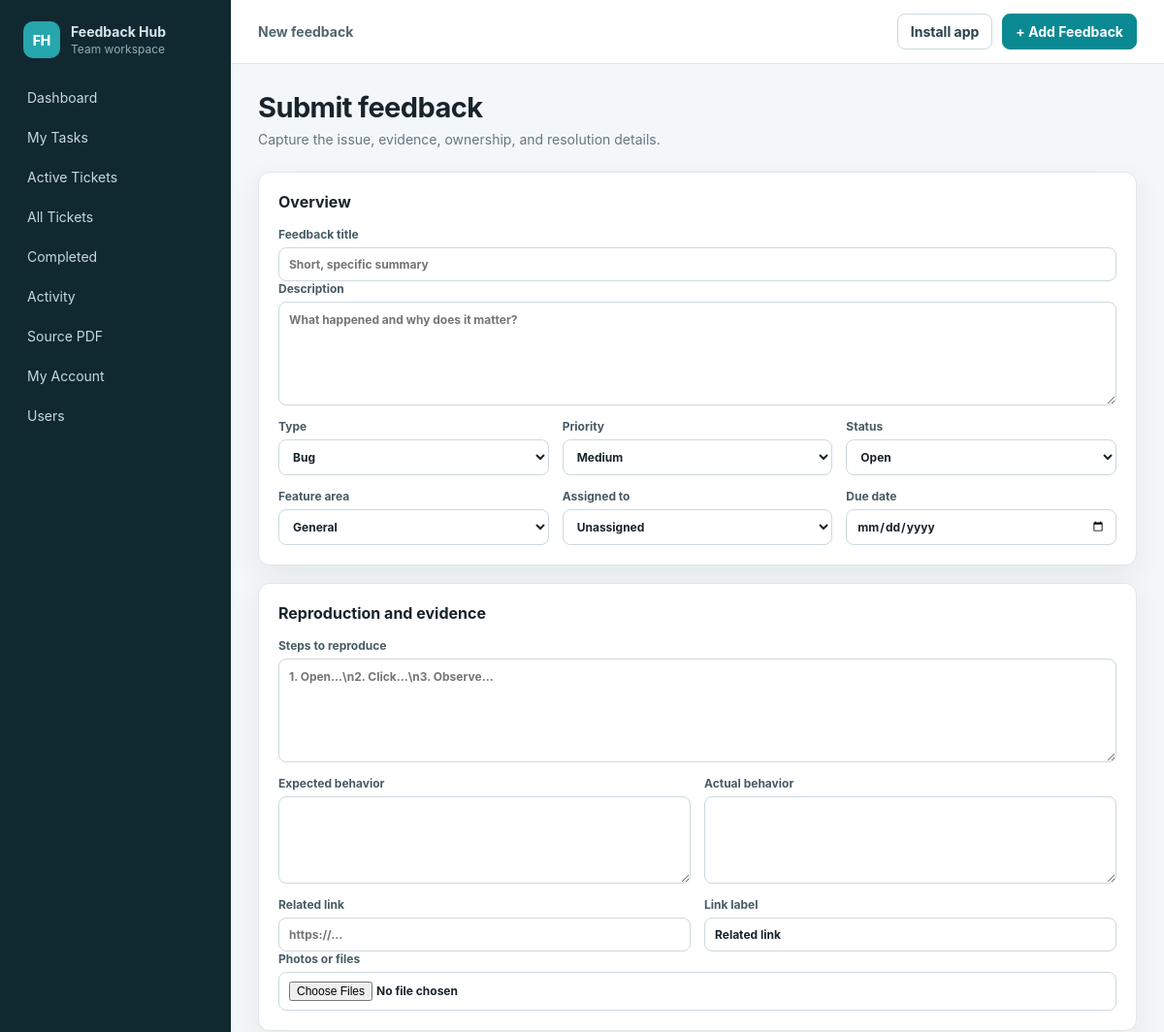
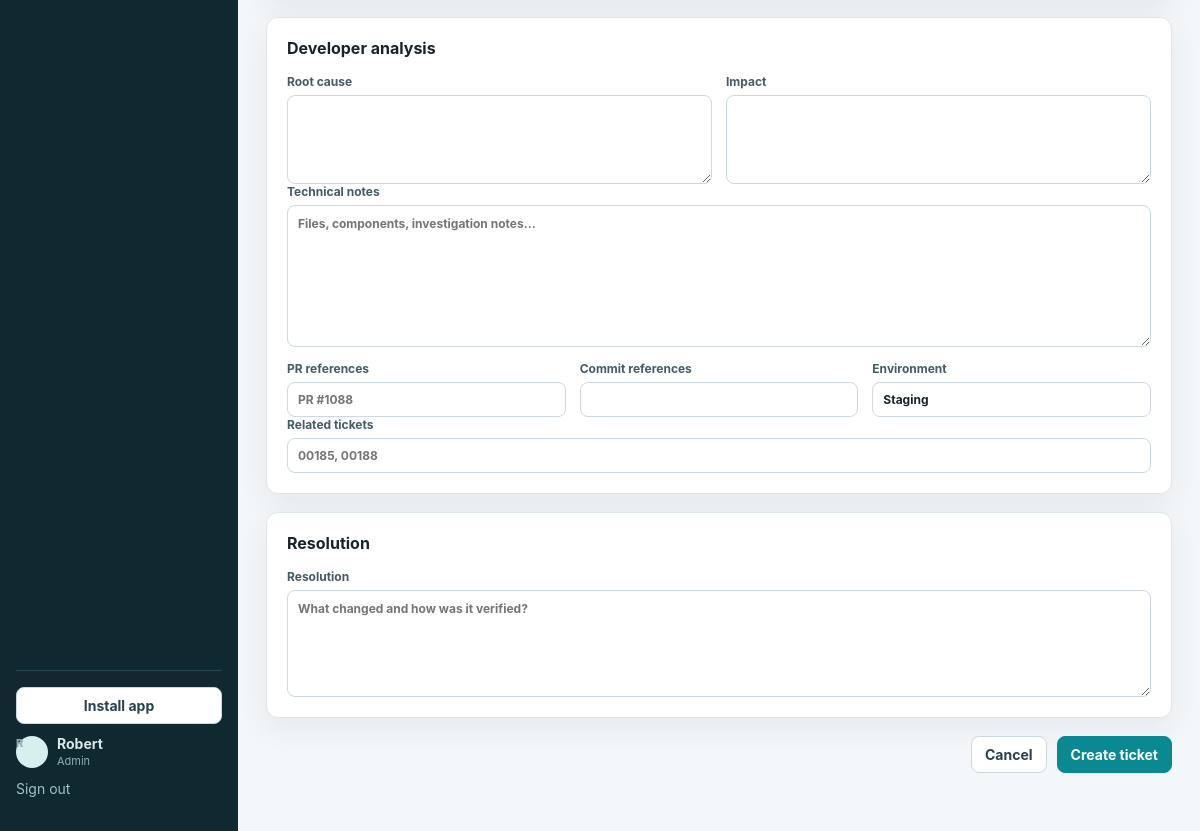
/tickets/new (signed in), run on the app's committed database (2 pictures, top to bottom).
### tables this page shows
CREATE TABLE users (
            id INTEGER PRIMARY KEY AUTOINCREMENT,
            name TEXT NOT NULL,
            email TEXT NOT NULL UNIQUE,
            password_hash TEXT NOT NULL,
            role TEXT NOT NULL DEFAULT 'team_member',
            active INTEGER NOT NULL DEFAULT 1,
            created_at TEXT NOT NULL
        );

### app.py (the view)
@app.get("/tickets/new", response_class=HTMLResponse)
def new_ticket_page(request: Request):
    require_user(request)
    conn = db(); users = conn.execute("SELECT id,name FROM users WHERE active=1 ORDER BY name").fetchall(); conn.close()
    return templates.TemplateResponse("ticket_form.html", template_context(request, ticket=None, users=users))

### templates/ticket_form.html (shortened to what this page needs)
{% extends "base.html" %}
{% block eyebrow %}{{ 'Edit ticket' if ticket else 'New feedback' }}{% endblock %}
{% block content %}
<div class="page-head"><div><h1>{{ 'Edit '+ticket.ticket_no if ticket else 'Submit feedback' }}</h1><p>Capture the issue, evidence, ownership, and resolution details.</p></div></div>
<form class="form-layout" method="post" enctype="multipart/form-data" action="{{ '/tickets/'+ticket.id|string+'/edit' if ticket else '/tickets/new' }}">
<section class="panel form-card"><h2>Overview</h2>
  <label>Feedback title<input name="title" required value="{{ ticket.title if ticket else '' }}" placeholder="Short, specific summary"></label>
  <label>Description<textarea name="description" rows="5" placeholder="What happened and why does it matter?">{{ ticket.description if ticket else '' }}</textarea></label>
  <div class="form-grid three"><label>Type<select name="ticket_type">{% for v,l in type_choices %}<option value="{{v}}" {% if ticket and ticket.ticket_type==v %}selected{% endif %}>{{l}}</option>{% endfor %}</select></label>
  <label>Priority<select name="priority">{% for v,l in priority_choices %}<option value="{{v}}" {% if ticket and ticket.priority==v %}selected{% elif not ticket and v=='medium' %}selected{% endif %}>{{l}}</option>{% endfor %}</select></label>
  <label>Status<select name="status">{% for v,l in status_choices %}<option value="{{v}}" {% if ticket and ticket.status==v %}selected{% endif %}>{{l}}</option>{% endfor %}</select></label></div>
  <div class="form-grid three"><label>Feature area<select name="area">{% for a in areas %}<option value="{{a}}" {% if ticket and ticket.area==a %}selected{% endif %}>{{a}}</option>{% endfor %}</select></label>
  <label>Assigned to<select name="assigned_to"><option value="">Unassigned</option>{% for u in users %}<option value="{{u.id}}" {% if ticket and ticket.assigned_to==u.id %}selected{% endif %}>{{u.name}}</option>{% endfor %}</select></label>
  <label>Due date<input type="date" name="due_date" value="{{ ticket.due_date if ticket and ticket.due_date else '' }}"></label></div>
</section>
<section class="panel form-card"><h2>Reproduction and evidence</h2>
  <label>Steps to reproduce<textarea name="steps_to_reproduce" rows="5" placeholder="1. Open…\n2. Click…\n3. Observe…">{{ticket.steps_to_reproduce if ticket else ''}}</textarea></label>
  <div class="form-grid two"><label>Expected behavior<textarea name="expected_behavior" rows="4"></textarea></label><label>Actual behavior<textarea name="actual_behavior" rows="4"></textarea></label></div>
  {% if not ticket %}<div class="form-grid two"><label>Related link<input type="url" name="link_url" placeholder="https://..."></label><label>Link label<input name="link_label" value="Related link"></label></div>
  <label>Photos or files<input type="file" name="files" multiple></label>{% endif %}
</section>
<section class="panel form-card"><h2>Developer analysis</h2>
  <div class="form-grid two"><label>Root cause<textarea name="root_cause" rows="4"></textarea></label><label>Impact<textarea name="impact" rows="4"></textarea></label></div>
  <label>Technical notes<textarea name="technical_notes" rows="7" placeholder="Files, components, investigation notes…">{{ticket.technical_notes if ticket else ''}}</textarea></label>
  <div class="form-grid three"><label>PR references<input name="pr_refs" value="{{ticket.pr_refs if ticket else ''}}" placeholder="PR #1088"></label><label>Commit references<input name="commit_refs" value="{{ticket.commit_refs if ticket else ''}}"></label><label>Environment<input name="environment" value="{{ticket.environment if ticket else 'Staging'}}"></label></div>
  <label>Related tickets<input name="related_tickets" value="{{ticket.related_tickets if ticket else ''}}" placeholder="00185, 00188"></label>
</section>
<section class="panel form-card"><h2>Resolution</h2><label>Resolution<textarea name="resolution" rows="5" placeholder="What changed and how was it verified?">{{ticket.resolution if ticket else ''}}</textarea></label></section>
<div class="form-actions"><a class="button" href="{{ '/tickets/'+ticket.id|string if ticket else '/tickets' }}">Cancel</a><button class="button primary">{{ 'Save changes' if ticket else 'Create ticket' }}</button></div>
</form>
{% endblock %}

### templates/base.html (shortened to what this page needs)
<!doctype html>
<html lang="en">
<head>
  <link rel="stylesheet" href="/static/style.css">
</head>
<body>
{% if user %}
<div class="app-shell">
  <aside class="sidebar">
    <div class="brand"><div class="brand-mark">FH</div><div><strong>Feedback Hub</strong><span>Team workspace</span></div></div>
    <nav>
      <a href="/" class="nav-link">Dashboard</a>
      <a href="/tickets?view=mine" class="nav-link">My Tasks</a>
      <a href="/tickets?view=active" class="nav-link">Active Tickets</a>
      <a href="/tickets" class="nav-link">All Tickets</a>
      <a href="/tickets?view=completed" class="nav-link">Completed</a>
      <a href="/activity" class="nav-link">Activity</a>
      <a href="/source" target="_blank" class="nav-link">Source PDF</a>
      <a href="/account" class="nav-link">My Account</a>
      {% if can_manage %}<a href="/users" class="nav-link">Users</a>{% endif %}
    </nav>
    <div class="sidebar-bottom">
      <button id="install-app" class="button install-button" type="button" hidden>Install app</button>
      <div class="user-mini"><span class="avatar">{{ user.name[0] }}</span><div><strong>{{ user.name }}</strong><span>{{ user.role|replace('_',' ')|title }}</span></div></div>
      <form method="post" action="/logout"><input type="hidden" name="csrf_token" value="{{ csrf_token }}"><button class="link-button">Sign out</button></form>
    </div>
  </aside>
  <main class="main">
    <header class="topbar">
      <div>{% block eyebrow %}Team Feedback Hub{% endblock %}</div>
      <div class="topbar-actions"><button id="install-app-top" class="button" type="button" hidden>Install app</button><a class="button primary" href="/tickets/new">+ Add Feedback</a></div>
    </header>
    <div class="content">{% block content %}{% endblock %}</div>
  </main>
</div>
{% else %}
{% block anonymous %}{% endblock %}
{% endif %}
</body>
</html>

### static/style.css (style rules this page uses)
:root { --bg:#f4f7f9;--panel:#fff;--ink:#18242b;--muted:#667780;--line:#dfe7eb;--nav:#102830;--nav2:#173943;--accent:#0b8992;--accent2:#0a6f78;--danger:#b64141;--warn:#9b6411;--success:#287c56;--shadow:0 10px 30px rgba(18,44,52,.07) }
* { box-sizing:border-box }
body { margin:0;font-family:Inter,ui-sans-serif,system-ui,-apple-system,BlinkMacSystemFont,"Segoe UI",sans-serif;background:var(--bg);color:var(--ink);font-size:14px }
a { color:var(--accent2);text-decoration:none }
button,input,select,textarea { font:inherit }
.app-shell { min-height:100vh;display:grid;grid-template-columns:238px 1fr }
.sidebar { background:var(--nav);color:#d8e7ea;padding:22px 16px;display:flex;flex-direction:column;position:fixed;inset:0 auto 0 0;width:238px }
.brand { display:flex;gap:11px;align-items:center;padding:0 8px 22px }
.brand-mark { width:38px;height:38px;border-radius:10px;display:grid;place-items:center;background:#26a6ad;color:white;font-weight:800 }
.brand strong,.brand span { display:block }
.brand span { font-size:12px;color:#91aeb4;margin-top:2px }
.sidebar nav { display:grid;gap:4px }
.nav-link { color:#c6dade;padding:10px 12px;border-radius:8px }
.sidebar-bottom { margin-top:auto;border-top:1px solid #284851;padding-top:16px }
.user-mini { display:flex;gap:9px;align-items:center }
.user-mini strong,.user-mini span { display:block }
.user-mini span { font-size:11px;color:#91aeb4;margin-top:2px }
.avatar { width:32px;height:32px;border-radius:50%;background:#d8eff0;color:#17636a;display:grid;place-items:center;font-weight:800;flex:0 0 auto }
.link-button { border:0;background:none;color:#9fc2c7;padding:12px 0;cursor:pointer }
.main { grid-column:2;min-width:0 }
.topbar { height:66px;background:#fff;border-bottom:1px solid var(--line);display:flex;align-items:center;justify-content:space-between;padding:0 28px;position:sticky;top:0;z-index:5 }
.topbar>div { font-weight:650;color:#52656e }
.content { padding:28px;max-width:1500px;margin:auto }
.page-head,.ticket-header { display:flex;justify-content:space-between;gap:24px;align-items:flex-start;margin-bottom:22px }
.page-head h1,.ticket-header h1 { font-size:29px;line-height:1.15;margin:0 0 6px;letter-spacing:-.02em }
.page-head p,.ticket-header p { margin:0;color:var(--muted);max-width:900px;line-height:1.55 }
.button { display:inline-flex;align-items:center;justify-content:center;gap:7px;border:1px solid #cbd9de;background:#fff;color:#28414b;border-radius:8px;padding:9px 13px;font-weight:650;cursor:pointer }
.button.primary { background:var(--accent);border-color:var(--accent);color:white }
.panel { background:var(--panel);border:1px solid var(--line);border-radius:12px;box-shadow:var(--shadow) }
.panel-head h2,.section-card h2,.form-card h2 { font-size:16px;margin:0 }
.filters input,.filters select,.stack input,.stack select,.stack textarea,.form-card input,.form-card select,.form-card textarea,.mini-form input,.comment-form textarea { width:100%;border:1px solid #cdd9de;border-radius:8px;background:#fff;padding:9px 10px;color:var(--ink);outline:none }
.form-layout { display:grid;gap:18px }
.form-card,.section-card { padding:20px }
.form-card h2,.section-card h2 { margin-bottom:16px }
.form-card label,.stack label { display:grid;gap:6px;color:#465b64;font-weight:650;font-size:12px }
.form-card textarea { resize:vertical;line-height:1.45 }
.form-grid { display:grid;gap:14px;margin-top:14px }
.form-grid.two { grid-template-columns:1fr 1fr }
.form-grid.three { grid-template-columns:repeat(3,1fr) }
.form-actions { display:flex;justify-content:flex-end;gap:10px;padding-bottom:30px }
.topbar-actions { display:flex;gap:10px;align-items:center }
.install-button { width:100%;margin-bottom:10px }

### data on the page
users: name "R", name "Robert", role "Admin"

### other printed values
{{ 'Edit ticket' if ticket else 'New feedback' }} "New feedback"
{{ 'Edit '+ticket.ticket_no if ticket else 'Submit feedback' }} "Submit feedback"
{{ 'Save changes' if ticket else 'Create ticket' }} "Create ticket"
form field ticket_type "Bug"
form field priority "Medium"
form field status "Open"
form field area "General"
